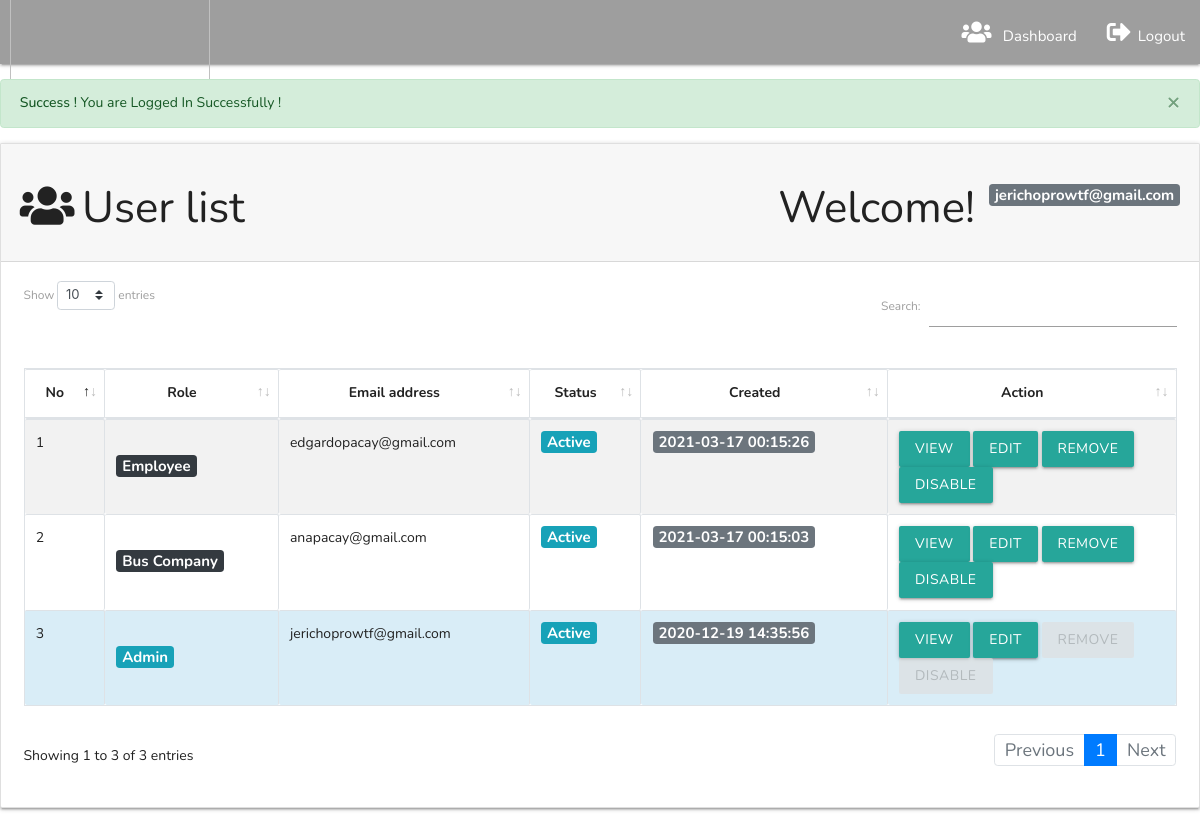
The app's page /index.php (signed in) with its own data.
### tables this page shows
CREATE TABLE `tbl_users` (
  `id` int(11) NOT NULL,
  `name` varchar(255) DEFAULT NULL,
  `username` varchar(255) DEFAULT NULL,
  `email` varchar(255) DEFAULT NULL,
  `password` varchar(255) DEFAULT NULL,
  `mobile` varchar(25) DEFAULT NULL,
  `roleid` tinyint(4) DEFAULT NULL,
  `isActive` tinyint(4) DEFAULT '0',
  `created_at` timestamp NOT NULL DEFAULT CURRENT_TIMESTAMP,
  `updated_at` timestamp NOT NULL DEFAULT CURRENT_TIMESTAMP
);

### lib/Session.php (called while the page is built, shortened)
<?php
class Session{
  public static function get($key){
    if (isset($_SESSION[$key])) {
      return $_SESSION[$key];
    }else{
      return false;
    }
  }
}

### classes/Users.php (called while the page is built, shortened)
<?php
include 'lib/Database.php';
include_once 'lib/Session.php';
class Users{
  private $db;
  public function __construct(){
    $this->db = new Database();
  }
   public function formatDate($date){
      $strtime = strtotime($date);
    return date('Y-m-d H:i:s', $strtime);
   }
  public function selectAllUserData(){
    $sql = "SELECT * FROM tbl_users ORDER BY id DESC";
    $stmt = $this->db->pdo->prepare($sql);
    $stmt->execute();
    return $stmt->fetchAll(PDO::FETCH_OBJ);
  }
}

### index.php (the view, shortened to what this page needs)
<?php include 'inc/header.php';
$logMsg = Session::get('logMsg');
if (isset($logMsg)) {
  echo $logMsg;
}
?>
<?php if (Session::get('id') == TRUE) { ?>
<?php if (Session::get('roleid') == '1') { ?>
      <div class="card ">
        <div class="card-header">
          <h3><i class="fas fa-users mr-2"></i>User list <span class="float-right">Welcome! <strong>
            <span class="badge badge-lg badge-secondary text-white">
<?php
$email = Session::get('email');
if (isset($email)) {
  echo $email;
}
 ?></span>
          </strong></span></h3>
        </div>
        <div class="card-body pr-2 pl-2">
          <table id="example" class="table table-striped table-bordered" style="width:100%">
                  <thead>
                    <tr>
                      <th  class="text-center">No</th>
                      <th  class="text-center">Role</th>
                      <th  class="text-center">Email address</th>
                      <th  class="text-center">Status</th>
                      <th  class="text-center">Created</th>
                      <th  width='25%' class="text-center">Action</th>
                    </tr>
                  </thead>
                  <tbody>
                    <?php
                      $allUser = $users->selectAllUserData();
                      if ($allUser) {
                        $i = 0;
                        foreach ($allUser as  $value) {
                          $i++;
                     ?>
                      <tr class="text-center"
                      <?php if (Session::get("id") == $value->id) {
                        echo "style='background:#d9edf7' ";
                      } ?>
                      >
                        <td><?php echo $i; ?></td>
                        <td><?php  ?> <br>
                          <?php if ($value->roleid  == '1'){
                          echo "<span class='badge badge-lg badge-info text-white'>Admin</span>";
                        } elseif ($value->roleid == '2') {
                          echo "<span class='badge badge-lg badge-dark text-white'>Bus Company</span>";
                        }elseif ($value->roleid == '3') {
                            echo "<span class='badge badge-lg badge-dark text-white'>Employee</span>";
                        }elseif ($value->roleid == '4') {
                          echo "<span class='badge badge-lg badge-dark text-white'>Passenger</span>";
                      } ?></td>
                        <td><?php echo $value->email; ?></td>
                        <td>
                          <?php if ($value->isActive == '0') { ?>
                          <span class="badge badge-lg badge-info text-white">Active</span>
                        <?php }else{ ?>
                    <span class="badge badge-lg badge-danger text-white">InActive</span>
                        <?php } ?>
                        </td>
                        <td><span class="badge badge-lg badge-secondary text-white"><?php echo $users->formatDate($value->created_at);  ?></span></td>
                        <td>
                          <?php if ( Session::get("roleid") == '1') {?>
                            <a class="btn btn-success btn-sm
                            " href="profile.php?id=<?php echo $value->id;?>">View</a>
                            <a class="btn btn-info btn-sm " href="profile.php?id=<?php echo $value->id;?>">Edit</a>
                            <a onclick="return confirm('Are you sure To Delete ?')" class="btn btn-danger
                    <?php if (Session::get("id") == $value->id) {
                      echo "disabled";
                    } ?>
                             btn-sm " href="?remove=<?php echo $value->id;?>">Remove</a>
                             <?php if ($value->isActive == '0') {  ?>
                               <a onclick="return confirm('Are you sure To Deactive ?')" class="btn btn-warning
                       <?php if (Session::get("id") == $value->id) {
                         echo "disabled";
                       } ?>
                                btn-sm " href="?deactive=<?php echo $value->id;?>">Disable</a>
                             <?php } ?>
                        <?php  }elseif(Session::get("id") == $value->id  && Session::get("roleid") == '2'){ ?>
                          <a class="btn btn-success btn-sm " href="profile.php?id=<?php echo $value->id;?>">View</a>
                          <a class="btn btn-info btn-sm " href="profile.php?id=<?php echo $value->id;?>">Edit</a>
                        <?php }elseif(Session::get("id") == $value->id  && Session::get("roleid") == '3'){ ?>
                          <a class="btn btn-success btn-sm " href="profile.php?id=<?php echo $value->id;?>">View</a>
                          <a class="btn btn-info btn-sm " href="profile.php?id=<?php echo $value->id;?>">Edit</a>
                        <?php } ?>
                        </td>
                      </tr>
                    <?php }}else{ ?>
                      <tr class="text-center">
                      <td>No user availabe now !</td>
                    </tr>
                    <?php } ?>
                  </tbody>
              </table>
        </div>
      </div>
            <?php  } }?>
<?php include 'inc/footer.php';?>

### inc/header.php (shortened to what this page needs)
<?php
$filepath = realpath(dirname(__FILE__));
include_once $filepath."/../lib/Session.php";
$users = new Users();
?>
<!DOCTYPE html>
<html lang="en" dir="ltr">
  <head>
    <link rel="stylesheet" href="assets/bootstrap.min.css">
    <link href="https://use.fontawesome.com/releases/v5.0.4/css/all.css" rel="stylesheet">
    <link rel="stylesheet" href="assets/dataTables.bootstrap4.min.css">
    <link rel="stylesheet" href="assets/style.css">
    <link type="text/css" rel="stylesheet" href="assets/materialize.min.css"  media="screen,projection"/>
  </head>
  <body>
          <?php if (Session::get('id') == TRUE) { ?>
            <?php if (Session::get('roleid') == '1') { ?>
  <nav class="grey">
    <div class="nav-wrapper">
      <a href="#" class="brand-logo"><img src="/project/layouts/images/newlogo2.png" height="130" width="200" style="margin-left: 10px; margin-top: -30px;"></a>
      <ul id="nav-mobile" class="right hide-on-med-and-down">
              <li class="nav-item">
                  <a  href="admin/index.php"><i class="fas fa-users mr-2"></i> Dashboard </span></a>
              </li>
            <?php  } ?>
            <li class="nav-item">
              <a  href="?action=logout"><i class="fas fa-sign-out-alt mr-2"></i>Logout</a>
            </li>
          <?php } ?>
          </nav>

### inc/footer.php (shortened to what this page needs)
  </body>
</html>

### records on screen
tbl_users: shows "Employee", email "edgardopacay@gmail.com", isActive "Active", created_at "2021-03-17 00:15:26"
tbl_users: shows "Bus Company", email "anapacay@gmail.com", isActive "Active", created_at "2021-03-17 00:15:03"
tbl_users: shows "Admin", email "jerichoprowtf@gmail.com", isActive "Active", created_at "2020-12-19 14:35:56"

### other values on screen
$logMsg "× Success ! You are Logged In Successfully !"
$email "jerichoprowtf@gmail.com"
